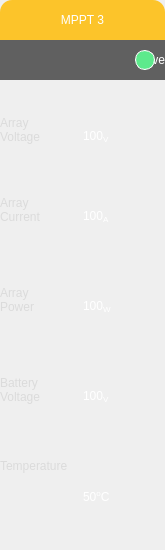
      <widget class="QWidget" name="mppt3" native="true">
       <property name="sizePolicy">
        <sizepolicy hsizetype="Fixed" vsizetype="Fixed">
         <horstretch>0</horstretch>
         <verstretch>0</verstretch>
        </sizepolicy>
       </property>
       <property name="minimumSize">
        <size>
         <width>165</width>
         <height>550</height>
        </size>
       </property>
       <property name="maximumSize">
        <size>
         <width>165</width>
         <height>550</height>
        </size>
       </property>
       <property name="styleSheet">
        <string notr="true">QWidget#mppt3{
border-radius:12px;
background-color:rgba(45, 45, 45,150);
}</string>
       </property>
       <widget class="QLabel" name="mppt3Header">
        <property name="geometry">
         <rect>
          <x>0</x>
          <y>0</y>
          <width>165</width>
          <height>40</height>
         </rect>
        </property>
        <property name="sizePolicy">
         <sizepolicy hsizetype="Fixed" vsizetype="Fixed">
          <horstretch>0</horstretch>
          <verstretch>0</verstretch>
         </sizepolicy>
        </property>
        <property name="minimumSize">
         <size>
          <width>165</width>
          <height>40</height>
         </size>
        </property>
        <property name="maximumSize">
         <size>
          <width>165</width>
          <height>40</height>
         </size>
        </property>
        <property name="styleSheet">
         <string notr="true">QLabel#mppt3Header{
font: 20pt &quot;Arial&quot;;
color:white;
border-top-left-radius:12px;
border-top-right-radius:12px;
background-color:rgba(255, 187, 0, 210);
}</string>
        </property>
        <property name="text">
         <string>MPPT 3</string>
        </property>
        <property name="alignment">
         <set>Qt::AlignCenter</set>
        </property>
       </widget>
       <widget class="QLabel" name="mppt3AliveLabel">
        <property name="geometry">
         <rect>
          <x>0</x>
          <y>40</y>
          <width>170</width>
          <height>40</height>
         </rect>
        </property>
        <property name="sizePolicy">
         <sizepolicy hsizetype="Fixed" vsizetype="Fixed">
          <horstretch>0</horstretch>
          <verstretch>0</verstretch>
         </sizepolicy>
        </property>
        <property name="minimumSize">
         <size>
          <width>165</width>
          <height>40</height>
         </size>
        </property>
        <property name="maximumSize">
         <size>
          <width>165</width>
          <height>40</height>
         </size>
        </property>
        <property name="styleSheet">
         <string notr="true">QLabel#mppt3AliveLabel{
font:18pt &quot;Arial&quot;;
color:white;
background-color:rgba(56, 56, 56,200);
}</string>
        </property>
        <property name="text">
         <string>Alive</string>
        </property>
        <property name="alignment">
         <set>Qt::AlignRight|Qt::AlignTrailing|Qt::AlignVCenter</set>
        </property>
        <property name="margin">
         <number>57</number>
        </property>
       </widget>
       <widget class="QLabel" name="mppt3ArrayVoltageLabel">
        <property name="geometry">
         <rect>
          <x>0</x>
          <y>90</y>
          <width>101</width>
          <height>80</height>
         </rect>
        </property>
        <property name="sizePolicy">
         <sizepolicy hsizetype="Fixed" vsizetype="Fixed">
          <horstretch>0</horstretch>
          <verstretch>0</verstretch>
         </sizepolicy>
        </property>
        <property name="minimumSize">
         <size>
          <width>101</width>
          <height>80</height>
         </size>
        </property>
        <property name="maximumSize">
         <size>
          <width>101</width>
          <height>80</height>
         </size>
        </property>
        <property name="styleSheet">
         <string notr="true">font:16pt &quot;Arial&quot;;
color:rgb(219, 219, 219);</string>
        </property>
        <property name="text">
         <string>Array
Voltage</string>
        </property>
        <property name="margin">
         <number>15</number>
        </property>
       </widget>
       <widget class="QLabel" name="mppt3ArrayCurrentLabel">
        <property name="geometry">
         <rect>
          <x>0</x>
          <y>170</y>
          <width>101</width>
          <height>80</height>
         </rect>
        </property>
        <property name="sizePolicy">
         <sizepolicy hsizetype="Fixed" vsizetype="Fixed">
          <horstretch>0</horstretch>
          <verstretch>0</verstretch>
         </sizepolicy>
        </property>
        <property name="minimumSize">
         <size>
          <width>101</width>
          <height>80</height>
         </size>
        </property>
        <property name="maximumSize">
         <size>
          <width>101</width>
          <height>80</height>
         </size>
        </property>
        <property name="styleSheet">
         <string notr="true">font:16pt &quot;Arial&quot;;
color:rgb(219, 219, 219);</string>
        </property>
        <property name="text">
         <string>Array
Current</string>
        </property>
        <property name="margin">
         <number>15</number>
        </property>
       </widget>
       <widget class="QLabel" name="mppt3ArrayPowerLabel">
        <property name="geometry">
         <rect>
          <x>0</x>
          <y>260</y>
          <width>101</width>
          <height>80</height>
         </rect>
        </property>
        <property name="sizePolicy">
         <sizepolicy hsizetype="Fixed" vsizetype="Fixed">
          <horstretch>0</horstretch>
          <verstretch>0</verstretch>
         </sizepolicy>
        </property>
        <property name="minimumSize">
         <size>
          <width>101</width>
          <height>80</height>
         </size>
        </property>
        <property name="maximumSize">
         <size>
          <width>101</width>
          <height>80</height>
         </size>
        </property>
        <property name="styleSheet">
         <string notr="true">font:16pt &quot;Arial&quot;;
color:rgb(219, 219, 219);</string>
        </property>
        <property name="text">
         <string>Array
Power</string>
        </property>
        <property name="margin">
         <number>15</number>
        </property>
       </widget>
       <widget class="QLabel" name="mppt3BatteryVoltageLabel">
        <property name="geometry">
         <rect>
          <x>0</x>
          <y>350</y>
          <width>101</width>
          <height>80</height>
         </rect>
        </property>
        <property name="sizePolicy">
         <sizepolicy hsizetype="Fixed" vsizetype="Fixed">
          <horstretch>0</horstretch>
          <verstretch>0</verstretch>
         </sizepolicy>
        </property>
        <property name="minimumSize">
         <size>
          <width>101</width>
          <height>80</height>
         </size>
        </property>
        <property name="maximumSize">
         <size>
          <width>101</width>
          <height>80</height>
         </size>
        </property>
        <property name="styleSheet">
         <string notr="true">font:16pt &quot;Arial&quot;;
color:rgb(219, 219, 219);</string>
        </property>
        <property name="text">
         <string>Battery
Voltage</string>
        </property>
        <property name="margin">
         <number>15</number>
        </property>
       </widget>
       <widget class="QLabel" name="mppt3TemperatureLabel">
        <property name="geometry">
         <rect>
          <x>0</x>
          <y>410</y>
          <width>150</width>
          <height>111</height>
         </rect>
        </property>
        <property name="minimumSize">
         <size>
          <width>150</width>
          <height>0</height>
         </size>
        </property>
        <property name="maximumSize">
         <size>
          <width>150</width>
          <height>16777215</height>
         </size>
        </property>
        <property name="styleSheet">
         <string notr="true">font:16pt &quot;Arial&quot;;
color:rgb(219, 219, 219);</string>
        </property>
        <property name="text">
         <string>Temperature</string>
        </property>
        <property name="margin">
         <number>15</number>
        </property>
       </widget>
       <widget class="QLabel" name="mppt3ArrayVoltage">
        <property name="geometry">
         <rect>
          <x>80</x>
          <y>100</y>
          <width>110</width>
          <height>80</height>
         </rect>
        </property>
        <property name="sizePolicy">
         <sizepolicy hsizetype="Fixed" vsizetype="Fixed">
          <horstretch>0</horstretch>
          <verstretch>0</verstretch>
         </sizepolicy>
        </property>
        <property name="minimumSize">
         <size>
          <width>110</width>
          <height>80</height>
         </size>
        </property>
        <property name="maximumSize">
         <size>
          <width>110</width>
          <height>80</height>
         </size>
        </property>
        <property name="styleSheet">
         <string notr="true">font:24pt &quot;Arial&quot;;
margin-bottom:7px;
color:white;</string>
        </property>
        <property name="text">
         <string>100&lt;sub&gt;V&lt;/sub&gt;</string>
        </property>
        <property name="textFormat">
         <enum>Qt::AutoText</enum>
        </property>
        <property name="alignment">
         <set>Qt::AlignLeading|Qt::AlignLeft|Qt::AlignVCenter</set>
        </property>
        <property name="margin">
         <number>10</number>
        </property>
       </widget>
       <widget class="QLabel" name="mppt3ArrayCurrent">
        <property name="geometry">
         <rect>
          <x>80</x>
          <y>180</y>
          <width>110</width>
          <height>80</height>
         </rect>
        </property>
        <property name="sizePolicy">
         <sizepolicy hsizetype="Fixed" vsizetype="Fixed">
          <horstretch>0</horstretch>
          <verstretch>0</verstretch>
         </sizepolicy>
        </property>
        <property name="minimumSize">
         <size>
          <width>110</width>
          <height>80</height>
         </size>
        </property>
        <property name="maximumSize">
         <size>
          <width>110</width>
          <height>80</height>
         </size>
        </property>
        <property name="styleSheet">
         <string notr="true">font:24pt &quot;Arial&quot;;
margin-bottom:7px;
color:white;</string>
        </property>
        <property name="text">
         <string>100&lt;sub&gt;A&lt;/sub&gt;</string>
        </property>
        <property name="textFormat">
         <enum>Qt::AutoText</enum>
        </property>
        <property name="alignment">
         <set>Qt::AlignLeading|Qt::AlignLeft|Qt::AlignVCenter</set>
        </property>
        <property name="margin">
         <number>10</number>
        </property>
       </widget>
       <widget class="QLabel" name="mppt3ArrayPower">
        <property name="geometry">
         <rect>
          <x>80</x>
          <y>270</y>
          <width>120</width>
          <height>80</height>
         </rect>
        </property>
        <property name="sizePolicy">
         <sizepolicy hsizetype="Fixed" vsizetype="Fixed">
          <horstretch>0</horstretch>
          <verstretch>0</verstretch>
         </sizepolicy>
        </property>
        <property name="minimumSize">
         <size>
          <width>120</width>
          <height>80</height>
         </size>
        </property>
        <property name="maximumSize">
         <size>
          <width>120</width>
          <height>80</height>
         </size>
        </property>
        <property name="styleSheet">
         <string notr="true">font:24pt &quot;Arial&quot;;
margin-bottom:7px;
color:white;</string>
        </property>
        <property name="text">
         <string>100&lt;sub&gt;W&lt;/sub&gt;</string>
        </property>
        <property name="textFormat">
         <enum>Qt::AutoText</enum>
        </property>
        <property name="alignment">
         <set>Qt::AlignLeading|Qt::AlignLeft|Qt::AlignVCenter</set>
        </property>
        <property name="margin">
         <number>10</number>
        </property>
       </widget>
       <widget class="QLabel" name="mppt3BatteryVoltage">
        <property name="geometry">
         <rect>
          <x>80</x>
          <y>360</y>
          <width>110</width>
          <height>80</height>
         </rect>
        </property>
        <property name="sizePolicy">
         <sizepolicy hsizetype="Fixed" vsizetype="Fixed">
          <horstretch>0</horstretch>
          <verstretch>0</verstretch>
         </sizepolicy>
        </property>
        <property name="minimumSize">
         <size>
          <width>110</width>
          <height>80</height>
         </size>
        </property>
        <property name="maximumSize">
         <size>
          <width>110</width>
          <height>80</height>
         </size>
        </property>
        <property name="styleSheet">
         <string notr="true">font:24pt &quot;Arial&quot;;
margin-bottom:7px;
color:white;</string>
        </property>
        <property name="text">
         <string>100&lt;sub&gt;V&lt;/sub&gt;</string>
        </property>
        <property name="textFormat">
         <enum>Qt::AutoText</enum>
        </property>
        <property name="alignment">
         <set>Qt::AlignLeading|Qt::AlignLeft|Qt::AlignVCenter</set>
        </property>
        <property name="margin">
         <number>10</number>
        </property>
       </widget>
       <widget class="QLabel" name="mppt3Temperature">
        <property name="geometry">
         <rect>
          <x>80</x>
          <y>460</y>
          <width>130</width>
          <height>81</height>
         </rect>
        </property>
        <property name="minimumSize">
         <size>
          <width>130</width>
          <height>0</height>
         </size>
        </property>
        <property name="maximumSize">
         <size>
          <width>130</width>
          <height>16777215</height>
         </size>
        </property>
        <property name="styleSheet">
         <string notr="true">font:24pt &quot;Arial&quot;;
margin-bottom:7px;
color:white;</string>
        </property>
        <property name="text">
         <string>50&lt;sup&gt;o&lt;/sup&gt;C</string>
        </property>
        <property name="margin">
         <number>10</number>
        </property>
       </widget>
       <widget class="QWidget" name="mppt3AliveIndicator" native="true">
        <property name="geometry">
         <rect>
          <x>135</x>
          <y>50</y>
          <width>20</width>
          <height>20</height>
         </rect>
        </property>
        <property name="sizePolicy">
         <sizepolicy hsizetype="Fixed" vsizetype="Fixed">
          <horstretch>0</horstretch>
          <verstretch>0</verstretch>
         </sizepolicy>
        </property>
        <property name="minimumSize">
         <size>
          <width>20</width>
          <height>20</height>
         </size>
        </property>
        <property name="maximumSize">
         <size>
          <width>20</width>
          <height>20</height>
         </size>
        </property>
        <property name="styleSheet">
         <string notr="true">background-color:rgb(93, 234, 140);
border-radius:10px;
border: 1px solid white;</string>
        </property>
       </widget>
      </widget>
